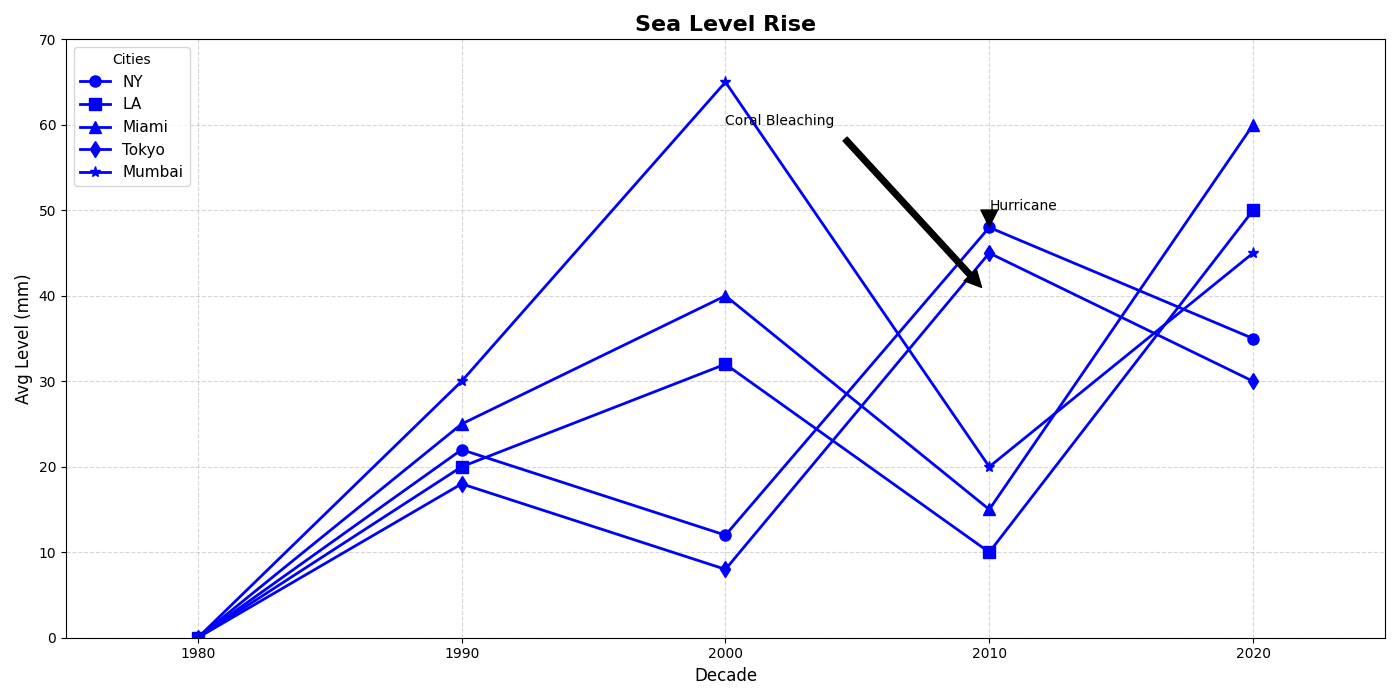

Here is the Python script that generated this plot:
import matplotlib.pyplot as plt
import numpy as np

decades = [1980, 1990, 2000, 2010, 2020]
sea_levels_ny = [0, 22, 12, 48, 35]  # Randomly changed values
sea_levels_la = [0, 20, 32, 10, 50]  # Randomly changed values
sea_levels_miami = [0, 25, 40, 15, 60]  # Randomly changed values
sea_levels_tokyo = [0, 18, 8, 45, 30]   # Randomly changed values
sea_levels_mumbai = [0, 30, 65, 20, 45] # Randomly changed values

fig, ax = plt.subplots(figsize=(14, 7))

ax.plot(decades, sea_levels_ny, 'o-', label='NY', linewidth=2, markersize=8, color='blue')
ax.plot(decades, sea_levels_la, 's-', label='LA', linewidth=2, markersize=8, color='blue')
ax.plot(decades, sea_levels_miami, '^-', label='Miami', linewidth=2, markersize=8, color='blue')
ax.plot(decades, sea_levels_tokyo, 'd-', label='Tokyo', linewidth=2, markersize=8, color='blue')
ax.plot(decades, sea_levels_mumbai, '*-', label='Mumbai', linewidth=2, markersize=8, color='blue')

ax.annotate('Hurricane', xy=(2010, 48), xytext=(2010, 50),
            arrowprops=dict(facecolor='black', shrink=0.05))
ax.annotate('Coral Bleaching', xy=(2010, 40), xytext=(2000, 60),
            arrowprops=dict(facecolor='black', shrink=0.05))

ax.set_title("Sea Level Rise", fontsize=16, fontweight='bold')
ax.set_xlabel('Decade', fontsize=12)
ax.set_ylabel('Avg Level (mm)', fontsize=12)

ax.grid(True, linestyle='--', alpha=0.5)

plt.xticks(decades)
plt.yticks(np.arange(0, 71, 10))

ax.set_xlim(1975, 2025)
ax.set_ylim(0, 70)

ax.legend(title='Cities', loc='upper left', fontsize=11)

plt.tight_layout()
plt.show()
